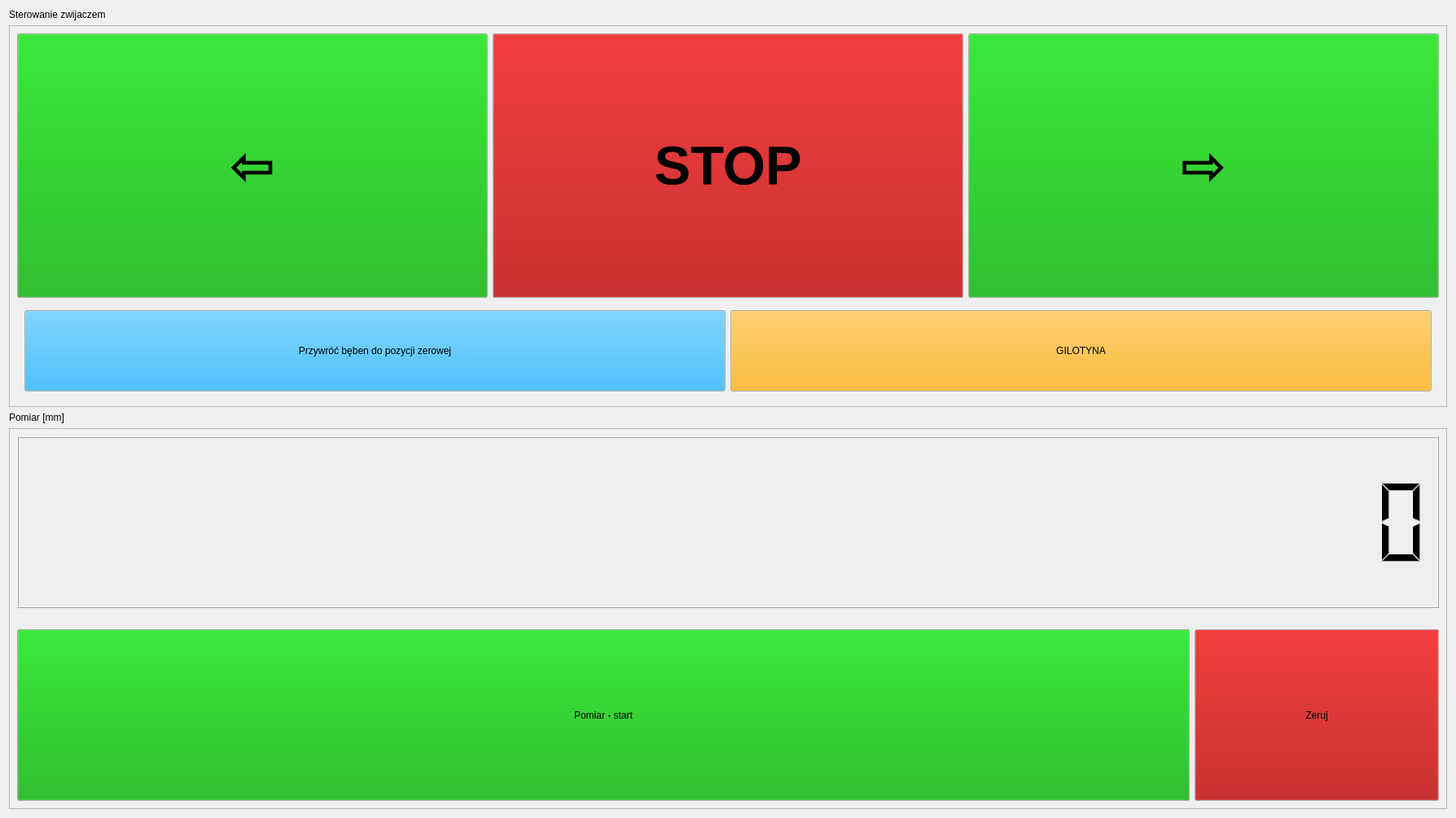
<?xml version="1.0" encoding="UTF-8"?>
<ui version="4.0">
 <class>Form</class>
 <widget class="QWidget" name="Form">
  <property name="geometry">
   <rect>
    <x>0</x>
    <y>0</y>
    <width>1788</width>
    <height>1005</height>
   </rect>
  </property>
  <property name="windowTitle">
   <string>Form</string>
  </property>
  <layout class="QGridLayout" name="gridLayout">
   <item row="0" column="0">
    <widget class="QLabel" name="winder_label">
     <property name="text">
      <string>Sterowanie zwijaczem</string>
     </property>
     <property name="alignment">
      <set>Qt::AlignLeading|Qt::AlignLeft|Qt::AlignVCenter</set>
     </property>
    </widget>
   </item>
   <item row="1" column="0">
    <widget class="QFrame" name="winder_frame">
     <property name="frameShape">
      <enum>QFrame::StyledPanel</enum>
     </property>
     <layout class="QGridLayout" name="gridLayout_4">
      <item row="2" column="2">
       <widget class="QPushButton" name="stop_pushButton">
        <property name="sizePolicy">
         <sizepolicy hsizetype="Minimum" vsizetype="MinimumExpanding">
          <horstretch>0</horstretch>
          <verstretch>0</verstretch>
         </sizepolicy>
        </property>
        <property name="palette">
         <palette>
          <active>
           <colorrole role="Button">
            <brush brushstyle="SolidPattern">
             <color alpha="255">
              <red>170</red>
              <green>0</green>
              <blue>0</blue>
             </color>
            </brush>
           </colorrole>
           <colorrole role="ButtonText">
            <brush brushstyle="SolidPattern">
             <color alpha="255">
              <red>0</red>
              <green>0</green>
              <blue>0</blue>
             </color>
            </brush>
           </colorrole>
          </active>
          <inactive>
           <colorrole role="Button">
            <brush brushstyle="SolidPattern">
             <color alpha="255">
              <red>170</red>
              <green>0</green>
              <blue>0</blue>
             </color>
            </brush>
           </colorrole>
           <colorrole role="ButtonText">
            <brush brushstyle="SolidPattern">
             <color alpha="255">
              <red>0</red>
              <green>0</green>
              <blue>0</blue>
             </color>
            </brush>
           </colorrole>
          </inactive>
          <disabled>
           <colorrole role="Button">
            <brush brushstyle="SolidPattern">
             <color alpha="255">
              <red>101</red>
              <green>0</green>
              <blue>0</blue>
             </color>
            </brush>
           </colorrole>
          </disabled>
         </palette>
        </property>
        <property name="font">
         <font>
          <family>Tahoma</family>
          <pointsize>50</pointsize>
          <bold>true</bold>
         </font>
        </property>
        <property name="text">
         <string>STOP</string>
        </property>
       </widget>
      </item>
      <item row="2" column="3">
       <widget class="QPushButton" name="counterClockwise_pushButton">
        <property name="sizePolicy">
         <sizepolicy hsizetype="Minimum" vsizetype="MinimumExpanding">
          <horstretch>0</horstretch>
          <verstretch>0</verstretch>
         </sizepolicy>
        </property>
        <property name="palette">
         <palette>
          <active>
           <colorrole role="Button">
            <brush brushstyle="SolidPattern">
             <color alpha="255">
              <red>0</red>
              <green>170</green>
              <blue>0</blue>
             </color>
            </brush>
           </colorrole>
           <colorrole role="ButtonText">
            <brush brushstyle="SolidPattern">
             <color alpha="255">
              <red>0</red>
              <green>0</green>
              <blue>0</blue>
             </color>
            </brush>
           </colorrole>
          </active>
          <inactive>
           <colorrole role="Button">
            <brush brushstyle="SolidPattern">
             <color alpha="255">
              <red>0</red>
              <green>170</green>
              <blue>0</blue>
             </color>
            </brush>
           </colorrole>
           <colorrole role="ButtonText">
            <brush brushstyle="SolidPattern">
             <color alpha="255">
              <red>0</red>
              <green>0</green>
              <blue>0</blue>
             </color>
            </brush>
           </colorrole>
          </inactive>
          <disabled>
           <colorrole role="Button">
            <brush brushstyle="SolidPattern">
             <color alpha="255">
              <red>0</red>
              <green>101</green>
              <blue>0</blue>
             </color>
            </brush>
           </colorrole>
          </disabled>
         </palette>
        </property>
        <property name="font">
         <font>
          <family>Tahoma</family>
          <pointsize>50</pointsize>
          <bold>true</bold>
         </font>
        </property>
        <property name="text">
         <string>⇨</string>
        </property>
        <property name="flat">
         <bool>false</bool>
        </property>
       </widget>
      </item>
      <item row="2" column="1">
       <widget class="QPushButton" name="clockwise_pushButton">
        <property name="sizePolicy">
         <sizepolicy hsizetype="Minimum" vsizetype="MinimumExpanding">
          <horstretch>0</horstretch>
          <verstretch>0</verstretch>
         </sizepolicy>
        </property>
        <property name="palette">
         <palette>
          <active>
           <colorrole role="Button">
            <brush brushstyle="SolidPattern">
             <color alpha="255">
              <red>0</red>
              <green>170</green>
              <blue>0</blue>
             </color>
            </brush>
           </colorrole>
           <colorrole role="ButtonText">
            <brush brushstyle="SolidPattern">
             <color alpha="255">
              <red>0</red>
              <green>0</green>
              <blue>0</blue>
             </color>
            </brush>
           </colorrole>
          </active>
          <inactive>
           <colorrole role="Button">
            <brush brushstyle="SolidPattern">
             <color alpha="255">
              <red>0</red>
              <green>170</green>
              <blue>0</blue>
             </color>
            </brush>
           </colorrole>
           <colorrole role="ButtonText">
            <brush brushstyle="SolidPattern">
             <color alpha="255">
              <red>0</red>
              <green>0</green>
              <blue>0</blue>
             </color>
            </brush>
           </colorrole>
          </inactive>
          <disabled>
           <colorrole role="Button">
            <brush brushstyle="SolidPattern">
             <color alpha="255">
              <red>0</red>
              <green>101</green>
              <blue>0</blue>
             </color>
            </brush>
           </colorrole>
          </disabled>
         </palette>
        </property>
        <property name="font">
         <font>
          <family>Tahoma</family>
          <pointsize>50</pointsize>
          <bold>true</bold>
         </font>
        </property>
        <property name="text">
         <string>⇦</string>
        </property>
       </widget>
      </item>
      <item row="3" column="1" colspan="3">
       <widget class="QWidget" name="options_widget" native="true">
        <layout class="QGridLayout" name="gridLayout_7">
         <item row="1" column="2">
          <widget class="QPushButton" name="guillotine_pushButton">
           <property name="minimumSize">
            <size>
             <width>0</width>
             <height>100</height>
            </size>
           </property>
           <property name="palette">
            <palette>
             <active>
              <colorrole role="Button">
               <brush brushstyle="SolidPattern">
                <color alpha="255">
                 <red>255</red>
                 <green>170</green>
                 <blue>0</blue>
                </color>
               </brush>
              </colorrole>
              <colorrole role="ButtonText">
               <brush brushstyle="SolidPattern">
                <color alpha="255">
                 <red>0</red>
                 <green>0</green>
                 <blue>0</blue>
                </color>
               </brush>
              </colorrole>
             </active>
             <inactive>
              <colorrole role="Button">
               <brush brushstyle="SolidPattern">
                <color alpha="255">
                 <red>255</red>
                 <green>170</green>
                 <blue>0</blue>
                </color>
               </brush>
              </colorrole>
              <colorrole role="ButtonText">
               <brush brushstyle="SolidPattern">
                <color alpha="255">
                 <red>0</red>
                 <green>0</green>
                 <blue>0</blue>
                </color>
               </brush>
              </colorrole>
             </inactive>
             <disabled>
              <colorrole role="Button">
               <brush brushstyle="SolidPattern">
                <color alpha="255">
                 <red>255</red>
                 <green>170</green>
                 <blue>0</blue>
                </color>
               </brush>
              </colorrole>
             </disabled>
            </palette>
           </property>
           <property name="text">
            <string>GILOTYNA</string>
           </property>
          </widget>
         </item>
         <item row="1" column="0">
          <widget class="QPushButton" name="zeroPosition_pushButton">
           <property name="minimumSize">
            <size>
             <width>0</width>
             <height>100</height>
            </size>
           </property>
           <property name="palette">
            <palette>
             <active>
              <colorrole role="Button">
               <brush brushstyle="SolidPattern">
                <color alpha="255">
                 <red>0</red>
                 <green>170</green>
                 <blue>255</blue>
                </color>
               </brush>
              </colorrole>
              <colorrole role="ButtonText">
               <brush brushstyle="SolidPattern">
                <color alpha="255">
                 <red>0</red>
                 <green>0</green>
                 <blue>0</blue>
                </color>
               </brush>
              </colorrole>
             </active>
             <inactive>
              <colorrole role="Button">
               <brush brushstyle="SolidPattern">
                <color alpha="255">
                 <red>0</red>
                 <green>170</green>
                 <blue>255</blue>
                </color>
               </brush>
              </colorrole>
              <colorrole role="ButtonText">
               <brush brushstyle="SolidPattern">
                <color alpha="255">
                 <red>0</red>
                 <green>0</green>
                 <blue>0</blue>
                </color>
               </brush>
              </colorrole>
             </inactive>
             <disabled>
              <colorrole role="Button">
               <brush brushstyle="SolidPattern">
                <color alpha="255">
                 <red>0</red>
                 <green>170</green>
                 <blue>255</blue>
                </color>
               </brush>
              </colorrole>
             </disabled>
            </palette>
           </property>
           <property name="text">
            <string>Przywróć bęben do pozycji zerowej</string>
           </property>
          </widget>
         </item>
        </layout>
       </widget>
      </item>
     </layout>
    </widget>
   </item>
   <item row="2" column="0">
    <widget class="QLabel" name="lengthMeasurement_label">
     <property name="text">
      <string>Pomiar [mm]</string>
     </property>
     <property name="alignment">
      <set>Qt::AlignLeading|Qt::AlignLeft|Qt::AlignVCenter</set>
     </property>
    </widget>
   </item>
   <item row="3" column="0">
    <widget class="QFrame" name="lengthMeasurement_frame">
     <property name="frameShape">
      <enum>QFrame::StyledPanel</enum>
     </property>
     <property name="frameShadow">
      <enum>QFrame::Raised</enum>
     </property>
     <layout class="QGridLayout" name="gridLayout_5">
      <item row="2" column="0">
       <widget class="QPushButton" name="startMeasurement_pushButton">
        <property name="sizePolicy">
         <sizepolicy hsizetype="Minimum" vsizetype="MinimumExpanding">
          <horstretch>0</horstretch>
          <verstretch>0</verstretch>
         </sizepolicy>
        </property>
        <property name="palette">
         <palette>
          <active>
           <colorrole role="Button">
            <brush brushstyle="SolidPattern">
             <color alpha="255">
              <red>0</red>
              <green>170</green>
              <blue>0</blue>
             </color>
            </brush>
           </colorrole>
           <colorrole role="ButtonText">
            <brush brushstyle="SolidPattern">
             <color alpha="255">
              <red>0</red>
              <green>0</green>
              <blue>0</blue>
             </color>
            </brush>
           </colorrole>
          </active>
          <inactive>
           <colorrole role="Button">
            <brush brushstyle="SolidPattern">
             <color alpha="255">
              <red>0</red>
              <green>170</green>
              <blue>0</blue>
             </color>
            </brush>
           </colorrole>
           <colorrole role="ButtonText">
            <brush brushstyle="SolidPattern">
             <color alpha="255">
              <red>0</red>
              <green>0</green>
              <blue>0</blue>
             </color>
            </brush>
           </colorrole>
          </inactive>
          <disabled>
           <colorrole role="Button">
            <brush brushstyle="SolidPattern">
             <color alpha="255">
              <red>0</red>
              <green>170</green>
              <blue>0</blue>
             </color>
            </brush>
           </colorrole>
          </disabled>
         </palette>
        </property>
        <property name="toolTip">
         <string>Rozpoczyna/zeruje pomiar</string>
        </property>
        <property name="text">
         <string>Pomiar - start</string>
        </property>
       </widget>
      </item>
      <item row="2" column="1">
       <widget class="QPushButton" name="reset_pushButton">
        <property name="sizePolicy">
         <sizepolicy hsizetype="Minimum" vsizetype="MinimumExpanding">
          <horstretch>0</horstretch>
          <verstretch>0</verstretch>
         </sizepolicy>
        </property>
        <property name="minimumSize">
         <size>
          <width>300</width>
          <height>0</height>
         </size>
        </property>
        <property name="palette">
         <palette>
          <active>
           <colorrole role="Button">
            <brush brushstyle="SolidPattern">
             <color alpha="255">
              <red>170</red>
              <green>0</green>
              <blue>0</blue>
             </color>
            </brush>
           </colorrole>
           <colorrole role="ButtonText">
            <brush brushstyle="SolidPattern">
             <color alpha="255">
              <red>0</red>
              <green>0</green>
              <blue>0</blue>
             </color>
            </brush>
           </colorrole>
          </active>
          <inactive>
           <colorrole role="Button">
            <brush brushstyle="SolidPattern">
             <color alpha="255">
              <red>170</red>
              <green>0</green>
              <blue>0</blue>
             </color>
            </brush>
           </colorrole>
           <colorrole role="ButtonText">
            <brush brushstyle="SolidPattern">
             <color alpha="255">
              <red>0</red>
              <green>0</green>
              <blue>0</blue>
             </color>
            </brush>
           </colorrole>
          </inactive>
          <disabled>
           <colorrole role="Button">
            <brush brushstyle="SolidPattern">
             <color alpha="255">
              <red>170</red>
              <green>0</green>
              <blue>0</blue>
             </color>
            </brush>
           </colorrole>
          </disabled>
         </palette>
        </property>
        <property name="text">
         <string>Zeruj</string>
        </property>
       </widget>
      </item>
      <item row="1" column="0">
       <spacer name="horizontalSpacer">
        <property name="orientation">
         <enum>Qt::Horizontal</enum>
        </property>
        <property name="sizeHint" stdset="0">
         <size>
          <width>40</width>
          <height>20</height>
         </size>
        </property>
       </spacer>
      </item>
      <item row="0" column="0" colspan="2">
       <widget class="QLCDNumber" name="length_lcdNumber">
        <property name="sizePolicy">
         <sizepolicy hsizetype="Minimum" vsizetype="MinimumExpanding">
          <horstretch>0</horstretch>
          <verstretch>0</verstretch>
         </sizepolicy>
        </property>
        <property name="digitCount">
         <number>30</number>
        </property>
        <property name="value" stdset="0">
         <double>0.000000000000000</double>
        </property>
       </widget>
      </item>
     </layout>
    </widget>
   </item>
  </layout>
 </widget>
 <resources/>
 <connections/>
</ui>
